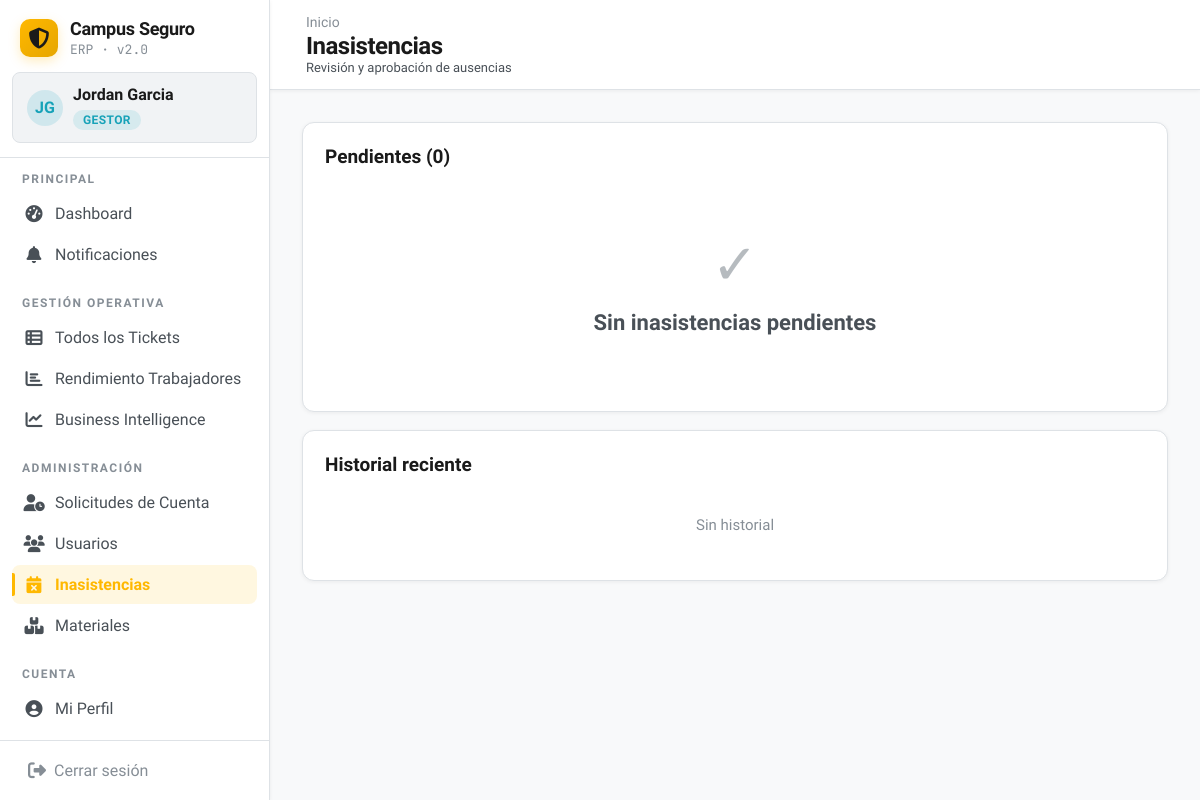
Page /gestor/inasistencias/ (signed in) on the committed database.
### app/models.py (models this page shows, shortened)
class Usuario(AbstractUser):
    VINCULO_CHOICES = [
        ('alumno', 'Alumno'),
        ('docente', 'Docente'),
        ('administrativo', 'Administrativo'),
        ('funcionario', 'Funcionario'),
    ]
    JORNADA_CHOICES = [
        ('diurna', 'Diurna'),
        ('vespertina', 'Vespertina'),
        ('mixta', 'Mixta'),
    ]
    rol = models.ForeignKey(Rol, on_delete=models.PROTECT, related_name="usuarios", null=True, blank=True)
    rut = models.CharField(max_length=12, unique=True)
    telefono = models.CharField(max_length=15, blank=True, null=True)
    correo_institucional = models.EmailField(unique=True)
    vinculo = models.CharField(max_length=20, choices=VINCULO_CHOICES, blank=True, null=True)
    carrera = models.ForeignKey(
        'Carrera', on_delete=models.SET_NULL, null=True, blank=True,
        related_name='alumnos',
    )
    jornada = models.CharField(max_length=15, choices=JORNADA_CHOICES, blank=True, null=True)
    sede = models.ForeignKey(Sede, on_delete=models.SET_NULL, blank=True, null=True, related_name='estudiantes_funcionarios')
    escuela = models.ForeignKey(Escuela, on_delete=models.SET_NULL, related_name="usuarios", null=True, blank=True)
    departamento = models.ForeignKey(
        Departamento,
        on_delete=models.SET_NULL,
        null=True,
        blank=True,
        related_name="usuarios"
    )
    especialidades = models.ManyToManyField(
        Especialidad,
        through='EspecialidadUsuario',
        blank=True,
        related_name='tecnicos'
    )
    turno = models.CharField(max_length=50, blank=True, null=True)  # mañana / tarde / noche
    estado_cuenta = models.ForeignKey(
        EstadoCatalogo,
        on_delete=models.PROTECT,
        related_name='usuarios',
        limit_choices_to={'entidad': 'cuenta'},
    )
    fecha_registro = models.DateTimeField(auto_now_add=True)
    fecha_aprobacion = models.DateTimeField(null=True, blank=True)
    aprobado_por = models.ForeignKey('self', on_delete=models.SET_NULL, null=True, blank=True, related_name='cuentas_aprobadas')
    activo = models.BooleanField(default=True)
    auth0_sub = models.CharField(
        max_length=120,
        unique=True,
        null=True,
        blank=True,
        verbose_name='Auth0 Subject ID',
        help_text='Identificador único del usuario en Auth0. Se asigna automáticamente al registrar vía Auth0.',
    )
    objects = UsuarioManager()

class Rol(models.Model):
    nombre = models.CharField(max_length=50, verbose_name="Nombre del Rol")
    codigo = models.CharField(max_length=30, unique=True, verbose_name="Código Operacional")  # ej: 'mantencion', 'guardia', 'gestor'
    class Meta:
        verbose_name = "Rol"
        verbose_name_plural = "Roles"

### app/views.py (the view)
# urls.py: path('gestor/inasistencias/', views.gestor_inasistencias, name='gestor_inasistencias'),
@login_required
@rol_requerido('gestor')
def gestor_inasistencias(request):
    pendientes = Inasistencia.objects.filter(estado__codigo='pendiente').select_related('usuario').order_by('-created_at')
    recientes = Inasistencia.objects.exclude(estado__codigo='pendiente').select_related('usuario').order_by('-created_at')[:15]
    return render(request, 'app/inasistencia.html', {
        'pendientes': pendientes, 'recientes': recientes,
    })

### app/context_processors.py (called while the page is built)
def notificaciones_no_leidas(request):
    if request.user.is_authenticated:
        cache_key = f'notif_count_{request.user.pk}'
        count = cache.get(cache_key)
        if count is None:
            count = Notificacion.objects.filter(
                destinatario=request.user, leida=False, archivada=False, deleted_at__isnull=True
            ).count()
            cache.set(cache_key, count, 60)
        return {'notif_no_leidas_count': count}
    return {'notif_no_leidas_count': 0}

### app/views.py (called while the page is built)
def rol_requerido(*roles):
    def decorator(view_func):
        @wraps(view_func)
        def _wrapped(request, *args, **kwargs):
            if not request.user.is_authenticated:
                return redirect('app:login')
            user_rol_codigo = request.user.rol.codigo if request.user.rol else None
            if user_rol_codigo not in roles and not request.user.is_superuser:
                messages.error(request, 'No tienes permiso para acceder a esta sección.')
                return redirect('app:dashboard')
            return view_func(request, *args, **kwargs)
        return _wrapped
    return decorator

### app/templates/app/inasistencia.html (shortened to what this page needs)
{% extends 'app/base.html' %}
{% block page_title %}Inasistencias{% endblock %}
{% block page_subtitle %}Revisión y aprobación de ausencias{% endblock %}
{%block content%}
<div class="card" style="margin-bottom: 18px">
  <div class="card-title">Pendientes ({{ pendientes.count }})</div>
  {% if pendientes %}
  <div class="table-wrap">
    <table>
      <thead>
        <tr>
          <th>Trabajador</th>
          <th>Rol</th>
          <th>Desde</th>
          <th>Hasta</th>
          <th>Motivo</th>
          <th>Detalle</th>
          <th>Acciones</th>
        </tr>
      </thead>
      <tbody>
        {% for i in pendientes %}
        <tr>
          <td><strong>{{ i.usuario.get_full_name }}</strong></td>
          <td>
            {% if i.usuario.rol == 'guardia' %}<span class="badge badge-yellow"
              >Guardia</span
            >
            {% else %}<span class="badge badge-green">Mantención</span>{%endif%}
          </td>
          <td><span class="id-mono">{{ i.fecha_desde|date:"d/m/Y" }}</span></td>
          <td><span class="id-mono">{{ i.fecha_hasta|date:"d/m/Y" }}</span></td>
          <td>{{ i.get_motivo_display }}</td>
          <td
            style="
              font-size: 12px;
              color: var(--text-secondary);
              max-width: 200px;
            "
          >
            {{ i.detalle|default:"—"|truncatechars:60 }}
          </td>
          <td style="display: flex; gap: 4px">
            <form
              method="post"
              action="{% url 'app:revisar_inasistencia' i.id %}"
              style="display: inline"
            >
              {% csrf_token %}
              <button
                name="accion"
                value="aprobar"
                class="btn btn-success btn-sm"
              >
                ✓
              </button>
            </form>
            <form
              method="post"
              action="{% url 'app:revisar_inasistencia' i.id %}"
              style="display: inline"
            >
              {% csrf_token %}
              <button
                name="accion"
                value="rechazar"
                class="btn btn-danger btn-sm"
              >
                ✗
              </button>
            </form>
          </td>
        </tr>
        {% endfor %}
      </tbody>
    </table>
  </div>
  {% else %}
  <div class="empty-state">
    <div class="icon">✓</div>
    <div class="label">Sin inasistencias pendientes</div>
  </div>
  {% endif %}
</div>
<div class="card">
  <div class="card-title">Historial reciente</div>
  {% if recientes %}
  <div class="table-wrap">
    <table>
      <thead>
        <tr>
          <th>Trabajador</th>
          <th>Periodo</th>
          <th>Motivo</th>
          <th>Estado</th>
          <th>Revisor</th>
        </tr>
      </thead>
      <tbody>
        {% for i in recientes %}
        <tr>
          <td>{{ i.usuario.get_full_name }}</td>
          <td>
            <span class="id-mono"
              >{{ i.fecha_desde|date:"d/m" }} → {{i.fecha_hasta|date:"d/m/Y"}}</span
            >
          </td>
          <td>{{ i.get_motivo_display }}</td>
          <td>
            {% if i.estado.codigo == 'aprobada' %}<span
              class="badge badge-green"
              >Aprobada</span
            >
            {% else %}<span class="badge badge-red">Rechazada</span>{% endif %}
          </td>
          <td>{{ i.revisado_por.get_full_name|default:"—" }}</td>
        </tr>
        {% endfor %}
      </tbody>
    </table>
  </div>
  {% else %}
  <div class="empty-state" style="padding: 24px">
    <div class="sub">Sin historial</div>
  </div>
  {% endif %}
</div>
{% endblock %}

### app/templates/app/base.html (shortened to what this page needs)
<!DOCTYPE html>
<html lang="es">
<head>
<link rel="stylesheet" href="https://cdnjs.cloudflare.com/ajax/libs/font-awesome/6.7.2/css/all.min.css">
</head>
<body>
{% if user.is_authenticated %}
<div class="layout">
  <aside class="sidebar">
    <div class="sb-brand">
      <div class="logo"><i class="fa-solid fa-shield-halved" style="color:#1a1a1a;font-size:21px;"></i></div>
      <div>
        <div class="name">Campus Seguro</div>
        <div class="sub">ERP · v2.0</div>
      </div>
    </div>
    <div class="sb-user-header">
      <div class="avatar role-{{ user.rol.codigo }}">{{ user.first_name|first|upper }}{{ user.last_name|first|upper }}</div>
      <div class="user-info">
        <div class="uname">{{ user.get_full_name|default:user.username }}</div>
        <div class="role-badge role-{{ user.rol.codigo }}">{{ user.rol.nombre|default:"Sin Rol" }}</div>
      </div>
    </div>
    <div class="sb-divider"></div>
    <nav class="sb-nav">
      <div class="nav-section">
        <div class="nav-label">Principal</div>
        <a href="{% url 'app:dashboard' %}" class="nav-item {% if request.resolver_match.url_name == 'dashboard' %}active{% endif %}">
          <span class="icon"><i class="fa-solid fa-gauge-high"></i></span> Dashboard
        </a>
        <a href="{% url 'app:notificaciones' %}" class="nav-item {% if request.resolver_match.url_name == 'notificaciones' %}active{% endif %}">
          <span class="icon"><i class="fa-solid fa-bell"></i></span> Notificaciones
        </a>
      </div>
      {% if user.rol.codigo == 'gestor' or user.is_superuser %}
      <div class="nav-section">
        <div class="nav-label">Gestión Operativa</div>
        <a href="{% url 'app:gestor_tickets' %}" class="nav-item {% if request.resolver_match.url_name == 'gestor_tickets' %}active{% endif %}">
          <span class="icon"><i class="fa-solid fa-table-list"></i></span> Todos los Tickets
        </a>
        <a href="{% url 'app:gestor_operativo' %}" class="nav-item {% if request.resolver_match.url_name == 'gestor_operativo' %}active{% endif %}">
          <span class="icon"><i class="fa-solid fa-chart-bar"></i></span> Rendimiento Trabajadores
        </a>
        <a href="{% url 'app:gestor_bi' %}" class="nav-item {% if request.resolver_match.url_name == 'gestor_bi' %}active{% endif %}">
          <span class="icon"><i class="fa-solid fa-chart-line"></i></span> Business Intelligence
        </a>
      </div>
      <div class="nav-section">
        <div class="nav-label">Administración</div>
        <a href="{% url 'app:gestor_solicitudes_cuenta' %}" class="nav-item {% if request.resolver_match.url_name == 'gestor_solicitudes_cuenta' %}active{% endif %}">
          <span class="icon"><i class="fa-solid fa-user-clock"></i></span> Solicitudes de Cuenta
        </a>
        <a href="{% url 'app:gestor_usuarios' %}" class="nav-item {% if request.resolver_match.url_name == 'gestor_usuarios' %}active{% endif %}">
          <span class="icon"><i class="fa-solid fa-users"></i></span> Usuarios
        </a>
        <a href="{% url 'app:gestor_inasistencias' %}" class="nav-item {% if request.resolver_match.url_name == 'gestor_inasistencias' %}active{% endif %}">
          <span class="icon"><i class="fa-solid fa-calendar-xmark"></i></span> Inasistencias
        </a>
        <a href="{% url 'app:materiales_listado' %}" class="nav-item {% if request.resolver_match.url_name == 'materiales_listado' %}active{% endif %}">
          <span class="icon"><i class="fa-solid fa-boxes-stacked"></i></span> Materiales
        </a>
      </div>
      {% endif %}
      <div class="nav-section">
        <div class="nav-label">Cuenta</div>
        <a href="{% url 'app:mi_perfil' %}" class="nav-item {% if request.resolver_match.url_name == 'mi_perfil' %}active{% endif %}">
          <span class="icon"><i class="fa-solid fa-circle-user"></i></span> Mi Perfil
        </a>
      </div>
    </nav>
    <div class="sb-footer">
      <button onclick="document.getElementById('modal-logout').style.display='flex'" class="sb-logout">
        <i class="fa-solid fa-right-from-bracket" style="font-size:18px;"></i>
        <span>Cerrar sesión</span>
      </button>
    </div>
  </aside>
  <main class="main">
    <header class="global-topbar">
      <div>
        <div class="breadcrumb" style="margin-bottom: 2px;">
          <a href="{% url 'app:dashboard' %}">Inicio</a>
        </div>
        <div class="page-title" style="font-size: 24px; margin: 0;">
          {% block page_title %}Campus Seguro{% endblock %}
        </div>
        <div class="page-subtitle" style="font-size: 13px; margin: 0;">
          {% block page_subtitle %}{% endblock %}
        </div>
      </div>
    </header>
    <div class="content-body">
      {% block content %}{% endblock %}
    </div>
  </main>
</div>
{% else %}
  {% block auth_content %}{% endblock %}
{% endif %}
</body>
</html>

### rows in the picture
Usuario: first_name|first "J", last_name|first "G", get_full_name "Jordan Garcia", rol.nombre "GESTOR"

### other values in the picture
{{ pendientes.count }} "0"
